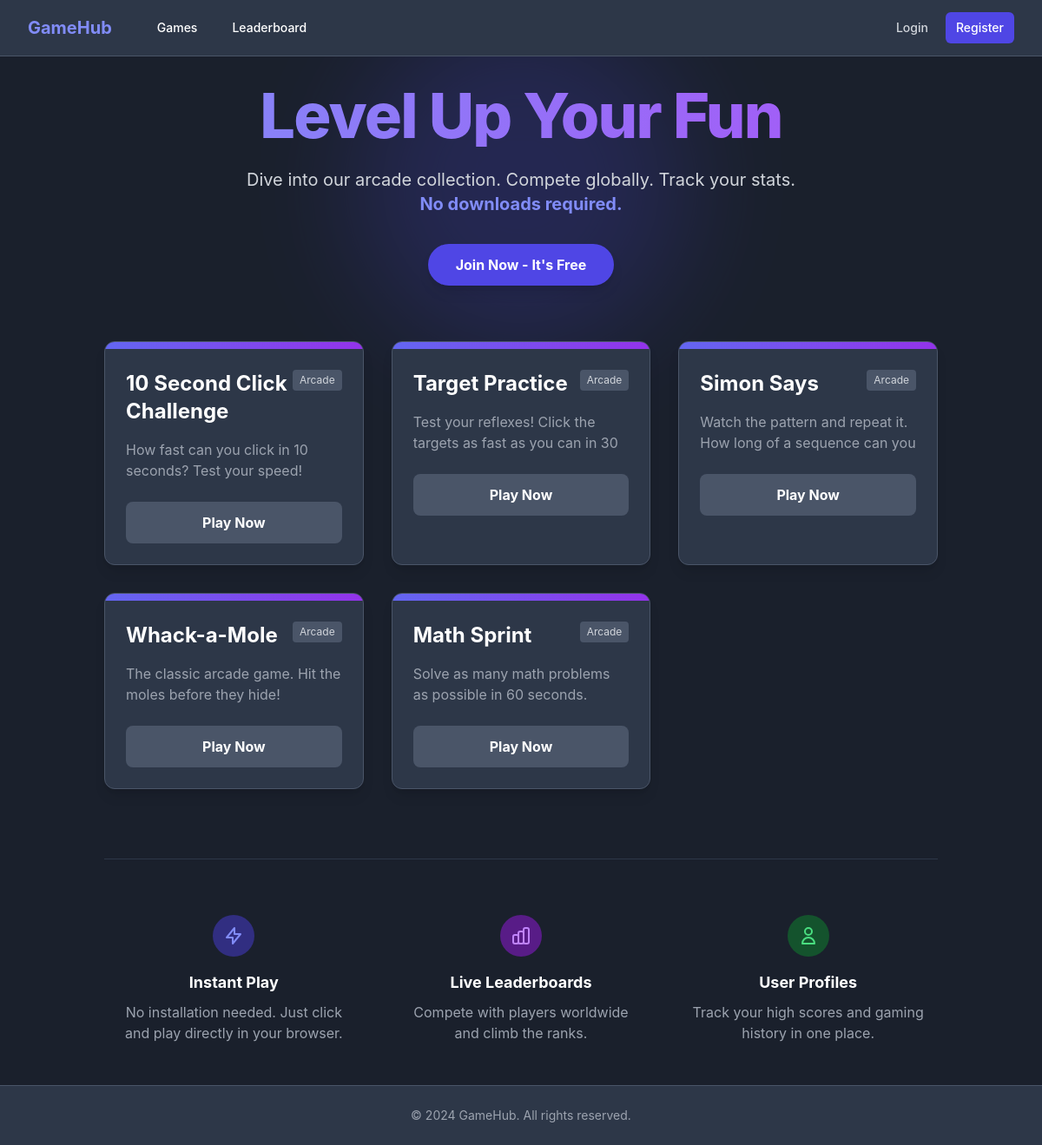
The page /home on the database its author committed.
### models.py (models this page shows, shortened)
class Game(db.Model):
    id = db.Column(db.Integer, primary_key=True)
    title = db.Column(db.String(100), nullable=False)
    description = db.Column(db.Text, nullable=False)
    slug = db.Column(db.String(50), unique=True, nullable=False)
    script_file = db.Column(db.String(50), nullable=False) # e.g., 'snake.js'
    scores = db.relationship('Score', backref='game_played', lazy=True)

### app.py (the view)
@app.route("/")
@app.route("/home")
def home():
    games = Game.query.all()
    return render_template('home.html', games=games)

### templates/home.html (shortened to what this page needs)
{% extends "base.html" %}
{% block content %}
<div class="text-center mb-16 relative">
    <div class="absolute inset-0 flex items-center justify-center -z-10 opacity-20 pointer-events-none">
        <div class="w-96 h-96 bg-indigo-600 rounded-full filter blur-3xl"></div>
    </div>
    <h1 class="text-5xl font-extrabold text-transparent bg-clip-text bg-gradient-to-r from-indigo-400 to-purple-500 sm:text-6xl sm:tracking-tight lg:text-7xl mb-6">
    </h1>
    <p class="mt-5 max-w-2xl mx-auto text-xl text-gray-300">
        Dive into our arcade collection. Compete globally. Track your stats.
        <br>
        <span class="text-indigo-400 font-bold">No downloads required.</span>
    </p>
    {% if not current_user.is_authenticated %}
    <div class="mt-8">
        <a href="{{ url_for('register') }}" class="inline-block px-8 py-3 bg-indigo-600 hover:bg-indigo-700 text-white font-bold rounded-full transition-transform hover:scale-105 shadow-lg">
            Join Now - It's Free
        </a>
    </div>
    {% endif %}
</div>
<div class="grid grid-cols-1 gap-8 sm:grid-cols-2 lg:grid-cols-3">
    {% for game in games %}
    <div class="group relative bg-gray-800 rounded-xl overflow-hidden shadow-lg border border-gray-700 hover:border-indigo-500 transition-all duration-300 transform hover:-translate-y-2 hover:shadow-2xl">
        <div class="h-2 bg-gradient-to-r from-indigo-500 to-purple-600"></div>
        <div class="p-6">
            <div class="flex justify-between items-start mb-4">
                <h3 class="text-2xl font-bold text-white group-hover:text-indigo-400 transition-colors">
                    {{ game.title }}
                </h3>
                <span class="bg-gray-700 text-xs px-2 py-1 rounded text-gray-300">Arcade</span>
            </div>
            <p class="text-gray-400 mb-6 h-12 overflow-hidden">
                {{ game.description }}
            </p>
            <div class="flex items-center justify-between mt-4">
                <a href="{{ url_for('play_game', slug=game.slug) }}" class="w-full text-center px-4 py-3 bg-gray-700 hover:bg-indigo-600 text-white font-bold rounded-lg transition-colors duration-300">
                    Play Now
                </a>
            </div>
        </div>
    </div>
    {% else %}
    <div class="col-span-3 text-center text-gray-400 py-12">
        <p class="text-xl">No games available yet. Check back soon!</p>
    </div>
    {% endfor %}
</div>
<div class="mt-20 border-t border-gray-800 pt-12 grid grid-cols-1 md:grid-cols-3 gap-8 text-center">
    <div class="p-4">
        <div class="w-12 h-12 bg-indigo-900 rounded-full flex items-center justify-center mx-auto mb-4 text-indigo-400">
            <svg class="w-6 h-6" fill="none" stroke="currentColor" viewBox="0 0 24 24"><path stroke-linecap="round" stroke-linejoin="round" stroke-width="2" d="M13 10V3L4 14h7v7l9-11h-7z"></path></svg>
        </div>
        <h3 class="text-lg font-bold text-white mb-2">Instant Play</h3>
        <p class="text-gray-400">No installation needed. Just click and play directly in your browser.</p>
    </div>
    <div class="p-4">
        <div class="w-12 h-12 bg-purple-900 rounded-full flex items-center justify-center mx-auto mb-4 text-purple-400">
        </div>
        <h3 class="text-lg font-bold text-white mb-2">Live Leaderboards</h3>
        <p class="text-gray-400">Compete with players worldwide and climb the ranks.</p>
    </div>
    <div class="p-4">
        <div class="w-12 h-12 bg-green-900 rounded-full flex items-center justify-center mx-auto mb-4 text-green-400">
            <svg class="w-6 h-6" fill="none" stroke="currentColor" viewBox="0 0 24 24"><path stroke-linecap="round" stroke-linejoin="round" stroke-width="2" d="M16 7a4 4 0 11-8 0 4 4 0 018 0zM12 14a7 7 0 00-7 7h14a7 7 0 00-7-7z"></path></svg>
        </div>
        <h3 class="text-lg font-bold text-white mb-2">User Profiles</h3>
        <p class="text-gray-400">Track your high scores and gaming history in one place.</p>
    </div>
</div>
{% endblock %}

### templates/base.html (shortened to what this page needs)
<!DOCTYPE html>
<html lang="en">
<head>
    <script src="https://cdn.tailwindcss.com"></script>
</head>
<body class="bg-gray-900 text-white min-h-screen flex flex-col">
    <nav class="bg-gray-800 border-b border-gray-700">
        <div class="max-w-7xl mx-auto px-4 sm:px-6 lg:px-8">
            <div class="flex items-center justify-between h-16">
                <div class="flex items-center">
                    <a href="{{ url_for('home') }}" class="flex-shrink-0 text-xl font-bold text-indigo-400">
                        GameHub
                    </a>
                    <div class="hidden md:block">
                        <div class="ml-10 flex items-baseline space-x-4">
                            <a href="{{ url_for('home') }}" class="hover:bg-gray-700 px-3 py-2 rounded-md text-sm font-medium">Games</a>
                            <a href="{{ url_for('leaderboard') }}" class="hover:bg-gray-700 px-3 py-2 rounded-md text-sm font-medium">Leaderboard</a>
                        </div>
                    </div>
                </div>
                <div class="hidden md:block">
                    <div class="ml-4 flex items-center md:ml-6">
                        {% if current_user.is_authenticated %}
                            <span class="text-gray-300 mr-4">Welcome, {{ current_user.username }}</span>
                            <a href="{{ url_for('profile') }}" class="bg-gray-700 hover:bg-gray-600 text-white px-3 py-2 rounded-md text-sm font-medium mr-2">Profile</a>
                            {% if current_user.is_admin %}
                                <a href="{{ url_for('admin') }}" class="bg-purple-600 hover:bg-purple-700 text-white px-3 py-2 rounded-md text-sm font-medium mr-2">Admin</a>
                            {% endif %}
                            <a href="{{ url_for('logout') }}" class="bg-red-600 hover:bg-red-700 text-white px-3 py-2 rounded-md text-sm font-medium">Logout</a>
                        {% else %}
                            <a href="{{ url_for('login') }}" class="text-gray-300 hover:bg-gray-700 hover:text-white px-3 py-2 rounded-md text-sm font-medium">Login</a>
                            <a href="{{ url_for('register') }}" class="bg-indigo-600 hover:bg-indigo-700 text-white px-3 py-2 rounded-md text-sm font-medium ml-2">Register</a>
                        {% endif %}
                    </div>
                </div>
            </div>
        </div>
    </nav>
    <main class="flex-grow container mx-auto px-4 sm:px-6 lg:px-8 py-8">
        {% block content %}{% endblock %}
    </main>
    <footer class="bg-gray-800 border-t border-gray-700 mt-auto">
        <div class="max-w-7xl mx-auto py-6 px-4 sm:px-6 lg:px-8">
            <p class="text-center text-gray-400 text-sm">
                &copy; 2024 GameHub. All rights reserved.
            </p>
        </div>
    </footer>
</body>
</html>

### templates/base.html (style rules this page uses)
body { font-family: 'Inter', sans-serif; }

### rows shown on the page
Game: title "10 Second Click Challenge", description "How fast can you click in 10 seconds? Test your speed!"
Game: title "Target Practice", description "Test your reflexes! Click the targets as fast as you can in 30…"
Game: title "Simon Says", description "Watch the pattern and repeat it. How long of a sequence can you…"
Game: title "Whack-a-Mole", description "The classic arcade game. Hit the moles before they hide!"
Game: title "Math Sprint", description "Solve as many math problems as possible in 60 seconds."
